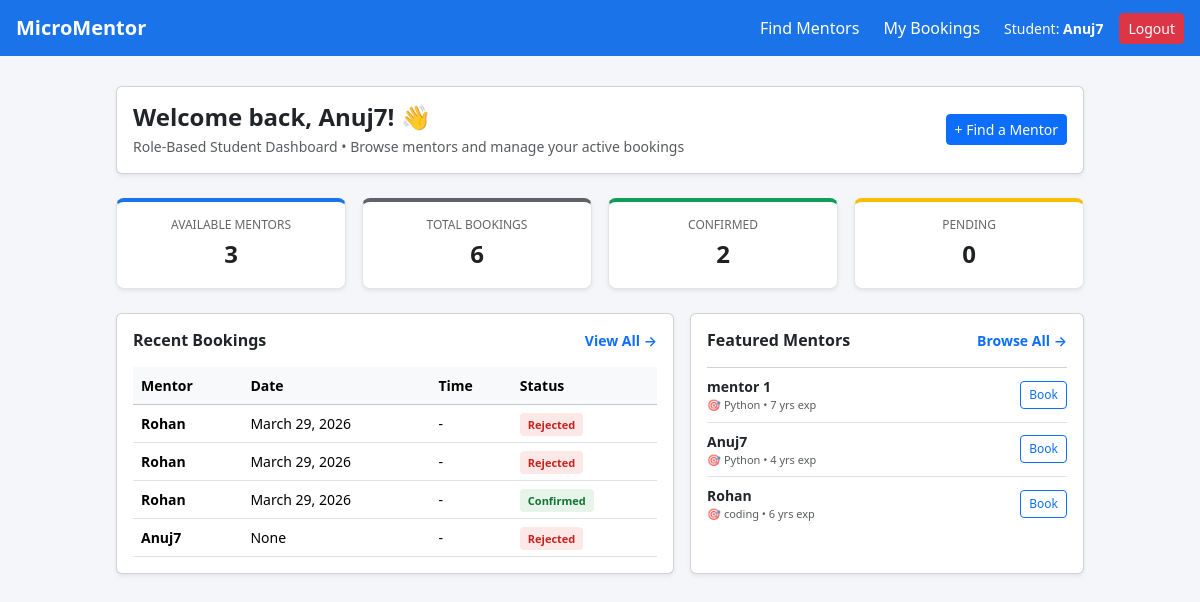
Page /dashboard/ (signed in) on the committed database.
### mentors/models.py (models this page shows, shortened)
class Booking(models.Model):
    mentor = models.ForeignKey(Mentor, on_delete=models.CASCADE)
    student = models.ForeignKey(User, on_delete=models.CASCADE)
    date = models.DateField(null=True, blank=True)
    time = models.TimeField(null=True, blank=True)
    status = models.CharField(max_length=20, default='pending')
    class Meta:
        unique_together = ['student', 'mentor', 'date', 'time']  # 🔥 updated

class Mentor(models.Model):
    user = models.OneToOneField(User, on_delete=models.CASCADE)
    expertise = models.CharField(max_length=200)
    experience = models.IntegerField()
    skill=models.CharField(max_length=100)
    is_available = models.BooleanField(default=True)

### accounts/views.py (the view)
# urls.py: path('dashboard/', views.dashboard, name='dashboard'),
@login_required
def dashboard(request):
    bookings = Booking.objects.filter(student=request.user).order_by('-id')
    total_bookings = bookings.count()
    pending_bookings = bookings.filter(status='pending').count()
    accepted_bookings = bookings.filter(status='accepted').count()
    recent_bookings = bookings[:4]
    available_mentors = Mentor.objects.filter(is_available=True)[:3]
    total_mentors = Mentor.objects.filter(is_available=True).count()
    return render(request, 'dashboard.html', {
        'total_bookings': total_bookings,
        'pending_bookings': pending_bookings,
        'accepted_bookings': accepted_bookings,
        'recent_bookings': recent_bookings,
        'available_mentors': available_mentors,
        'total_mentors': total_mentors,
    })

### templates/dashboard.html (shortened to what this page needs)
<!DOCTYPE html>
<html lang="en">
<head>
    <link href="https://cdn.jsdelivr.net/npm/bootstrap@5.3.2/dist/css/bootstrap.min.css" rel="stylesheet">
</head>
<body>
    <nav class="navbar navbar-expand navbar-dark navbar-custom px-3">
        <a class="navbar-brand fw-bold" href="/dashboard/">MicroMentor</a>
        <div class="navbar-nav ms-auto align-items-center gap-2">
            <a class="nav-link text-white" href="/mentor/mentors/">Find Mentors</a>
            <a class="nav-link text-white" href="/mentor/my-bookings/">My Bookings</a>
            <span class="text-white small ms-2">Student: <strong>{{ request.user.username }}</strong></span>
            <a class="btn btn-sm btn-danger ms-2" href="/logout/">Logout</a>
        </div>
    </nav>
    <div class="container">
        <div class="card p-3 mb-4 shadow-sm">
            <div class="d-flex justify-content-between align-items-center flex-wrap gap-2">
                <div>
                    <h1 class="h4 mb-1 fw-bold">Welcome back, {{ request.user.username }}! 👋</h1>
                    <p class="text-muted small mb-0">Role-Based Student Dashboard • Browse mentors and manage your active bookings</p>
                </div>
                <a href="/mentor/mentors/" class="btn btn-primary btn-sm">+ Find a Mentor</a>
            </div>
        </div>
        <div class="row g-3 mb-4">
            <div class="col-6 col-md-3">
                <div class="stat-card border-blue shadow-sm">
                    <h3>Available Mentors</h3>
                    <div class="val">{{ total_mentors }}</div>
                </div>
            </div>
            <div class="col-6 col-md-3">
                <div class="stat-card border-gray shadow-sm">
                    <h3>Total Bookings</h3>
                    <div class="val">{{ total_bookings }}</div>
                </div>
            </div>
            <div class="col-6 col-md-3">
                <div class="stat-card border-green shadow-sm">
                    <h3>Confirmed</h3>
                    <div class="val">{{ accepted_bookings }}</div>
                </div>
            </div>
            <div class="col-6 col-md-3">
                <div class="stat-card border-yellow shadow-sm">
                    <h3>Pending</h3>
                    <div class="val">{{ pending_bookings }}</div>
                </div>
            </div>
        </div>
        <div class="row g-3">
            <div class="col-lg-7">
                <div class="card p-3 shadow-sm h-100">
                    <div class="d-flex justify-content-between align-items-center mb-3">
                        <h2 class="h6 fw-bold mb-0">Recent Bookings</h2>
                        <a href="/mentor/my-bookings/" class="small text-decoration-none fw-semibold">View All →</a>
                    </div>
                    {% if recent_bookings %}
                    <div class="table-responsive">
                        <table class="table table-hover align-middle small mb-0">
                            <thead class="table-light">
                                <tr>
                                    <th>Mentor</th>
                                    <th>Date</th>
                                    <th>Time</th>
                                    <th>Status</th>
                                </tr>
                            </thead>
                            <tbody>
                                {% for b in recent_bookings %}
                                <tr>
                                    <td class="fw-bold">{{ b.mentor.user.username }}</td>
                                    <td>{{ b.date }}</td>
                                    <td>{{ b.time|default:"-" }}</td>
                                    <td>
                                        {% if b.status == "accepted" %}
                                            <span class="badge-status badge-accepted">Confirmed</span>
                                        {% elif b.status == "rejected" %}
                                            <span class="badge-status badge-rejected">Rejected</span>
                                        {% elif b.status == "cancelled" %}
                                            <span class="badge-status badge-cancelled">Cancelled</span>
                                        {% else %}
                                            <span class="badge-status badge-pending">Pending</span>
                                        {% endif %}
                                    </td>
                                </tr>
                                {% endfor %}
                            </tbody>
                        </table>
                    </div>
                    {% else %}
                    <div class="text-center text-muted py-4 small">
                        <p class="mb-2">No booked sessions yet.</p>
                        <a href="/mentor/mentors/" class="btn btn-outline-primary btn-sm">Browse Mentors</a>
                    </div>
                    {% endif %}
                </div>
            </div>
            <div class="col-lg-5">
                <div class="card p-3 shadow-sm h-100">
                    <div class="d-flex justify-content-between align-items-center mb-3">
                        <h2 class="h6 fw-bold mb-0">Featured Mentors</h2>
                        <a href="/mentor/mentors/" class="small text-decoration-none fw-semibold">Browse All →</a>
                    </div>
                    {% if available_mentors %}
                    <div class="list-group list-group-flush">
                        {% for m in available_mentors %}
                        <div class="list-group-item px-0 py-2 d-flex justify-content-between align-items-center">
                            <div>
                                <div class="fw-bold small">{{ m.user.username }}</div>
                                <div class="text-muted" style="font-size: 11px;">🎯 {{ m.skill }} • {{ m.experience }} yrs exp</div>
                            </div>
                            <a href="/mentor/book/{{ m.id }}/" class="btn btn-sm btn-outline-primary py-1 px-2" style="font-size: 12px;">Book</a>
                        </div>
                        {% endfor %}
                    </div>
                    {% else %}
                    <div class="text-center text-muted py-4 small">
                        No mentors available currently.
                    </div>
                    {% endif %}
                </div>
            </div>
        </div>
    </div>
</body>
</html>

### templates/dashboard.html (style rules this page uses)
body { background-color: #f4f6f9; color: #333; }
.navbar-custom { background-color: #1a73e8; }
.container { max-width: 1000px; margin: 30px auto; padding: 0 16px; }
.stat-card { background: #ffffff; border: 1px solid #e1e4e8; border-radius: 8px; padding: 16px; text-align: center; }
.stat-card h3 { font-size: 12px; color: #666; margin-bottom: 4px; text-transform: uppercase; }
.stat-card .val { font-size: 24px; font-weight: bold; color: #202124; }
.border-blue { border-top: 4px solid #1a73e8; }
.border-gray { border-top: 4px solid #5f6368; }
.border-green { border-top: 4px solid #0f9d58; }
.border-yellow { border-top: 4px solid #fbbc04; }
.badge-status { font-size: 11px; padding: 4px 8px; border-radius: 4px; font-weight: bold; }
.badge-accepted { background: #e6f4ea; color: #137333; }
.badge-rejected { background: #fce8e6; color: #c5221f; }

### rows in the picture
Booking: mentor.user.username "Rohan", date "March 29, 2026", time "-", status "Rejected"
Booking: mentor.user.username "Rohan", date "March 29, 2026", time "-", status "Rejected"
Booking: mentor.user.username "Rohan", date "March 29, 2026", time "-", status "Confirmed"
Booking: mentor.user.username "Anuj7", date "None", time "-", status "Rejected"
Mentor: user.username "mentor 1", skill "Python", experience "7"
Mentor: user.username "Anuj7", skill "Python", experience "4"
Mentor: user.username "Rohan", skill "coding", experience "6"

### other values in the picture
{{ request.user.username }} "Anuj7"
{{ total_mentors }} "3"
{{ total_bookings }} "6"
{{ accepted_bookings }} "2"
{{ pending_bookings }} "0"
